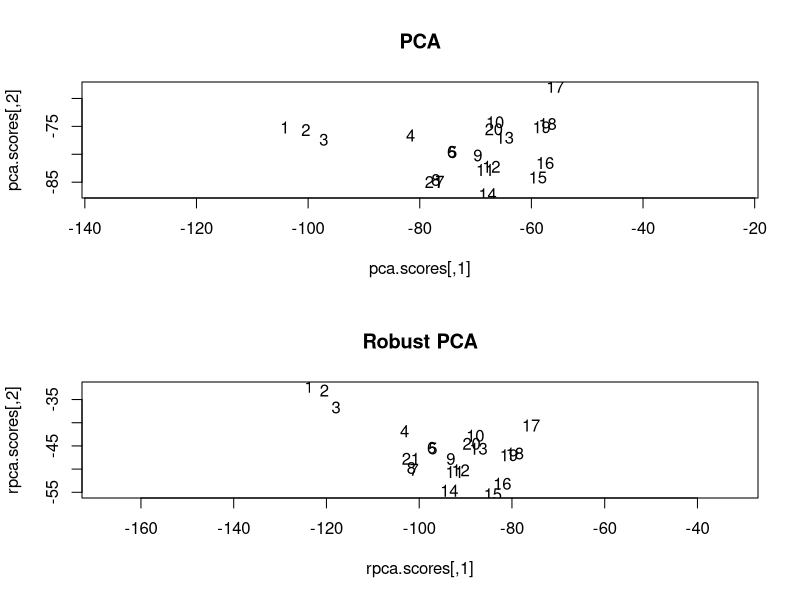

Write the R code that produced this figure.
#110619 browseURL("http://www.hmwu.idv.tw/web/R/B01-2-hmwu_R-MissingValuesOutliers.pdf")

#84/85
library(MASS)
cov(stackloss)

cov.mve(stackloss)$cov

par(mfrow=c(2,1))
library(MASS)
ccov <- cov(stackloss)
pca.scores <- as.matrix(stackloss) %*%
eigen(ccov)$vectors[,1:2]
plot(pca.scores, main="PCA", asp=1, type="n")
text(pca.scores, label=1:nrow(stackloss))
rcov <- cov.mve(stackloss)$cov
rpca.scores <- as.matrix(stackloss) %*%
  eigen(rcov)$vectors[,1:2]
plot(rpca.scores, main="Robust PCA", asp=1, type="n")
text(rpca.scores, label=1:nrow(stackloss))
